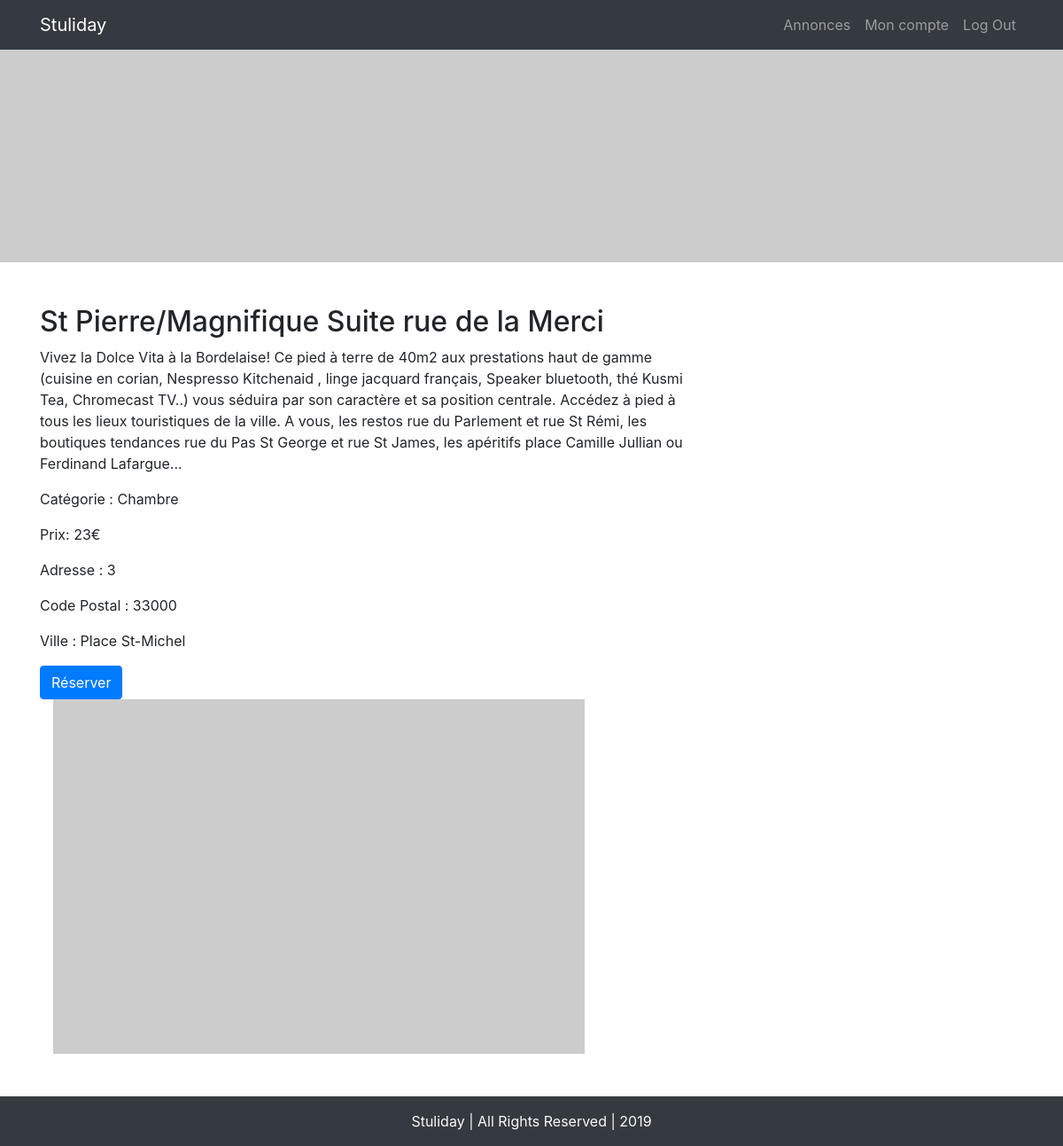
/single-annonce.php?id=42 (signed in), run on the app's committed database.
### tables this page shows
CREATE TABLE `annonces` (
  `id` int(6) NOT NULL,
  `titre_article` varchar(255) NOT NULL,
  `image_url` varchar(255) NOT NULL,
  `contenu_article` text NOT NULL,
  `categorie_article` varchar(255) NOT NULL,
  `active` int(1) NOT NULL,
  `start_date_article` date DEFAULT NULL,
  `end_date_article` date DEFAULT NULL,
  `publish_date_article` timestamp NOT NULL DEFAULT CURRENT_TIMESTAMP,
  `available_article` int(2) NOT NULL,
  `price_article` int(3) NOT NULL,
  `adress_article` text NOT NULL,
  `city_article` text NOT NULL,
  `postal_article` int(5) NOT NULL,
  `author_article` int(11) NOT NULL
);

CREATE TABLE `categories` (
  `id` int(11) NOT NULL,
  `titre_categorie` text NOT NULL
);

### inc/functions.php (the view, shortened to what this page needs)
<?php
function random_images($h, $w){
   echo 'https://loremflickr.com/'.$h.'/'.$w.'/bordeaux';
}
    ?>
    <?php
function displaySingleAnnounce($annonce_id, $user_id){
    global $mysqli;
    $res = $mysqli->query("SELECT * FROM annonces
    LEFT JOIN categories
    ON annonces.categorie_article = categories.id
    WHERE annonces.id = '$annonce_id' LIMIT 1");
    $row = $res->fetch_assoc();
    ?>
        <div class="annonce">
            <h2><?php echo $row['titre_article']; ?></h2>
            <p><?php echo $row['contenu_article']; ?></p>
            <p>Catégorie : <?php echo $row['titre_categorie']; ?></p>
            <p>Prix: <?php echo $row['price_article']; ?>€</p>
            <p>Adresse : <?php echo $row['adress_article']; ?></p>
            <p>Code Postal : <?php echo $row['postal_article']; ?></p>
            <p>Ville : <?php echo $row['city_article']; ?></p>
            <a href="#" class="btn btn-primary" data-toggle="modal" data-target="#modal-reservation">Réserver</a>
        </div>
        </div>
    <?php
}
?>

### data on the page
annonces: titre_article "St Pierre/Magnifique Suite rue de la Merci", contenu_article "Vivez la Dolce Vita à la Bordelaise! Ce pied à terre de 40m2 aux prestations haut de gamme (cuisine en corian, Nespresso Kitchenaid , linge jacquard français, Speaker bluetooth, thé Kusmi Tea, Chromecast TV..) vous séduira par son caractère et sa position centrale. Accédez à pied à tous les lieux touristiques de la ville. A vous, les restos rue du Parlement et rue St Rémi, les boutiques tendances rue du Pas St George et rue St James, les apéritifs place Camille Jullian ou Ferdinand Lafargue...", categories.titre_categorie "Chambre", price_article "23", adress_article "3", postal_article "33000", city_article "Place St-Michel"
